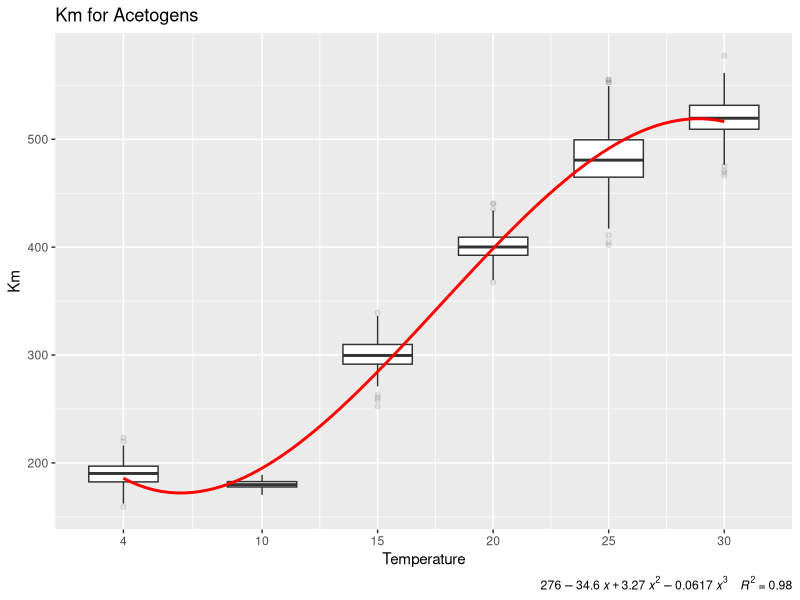
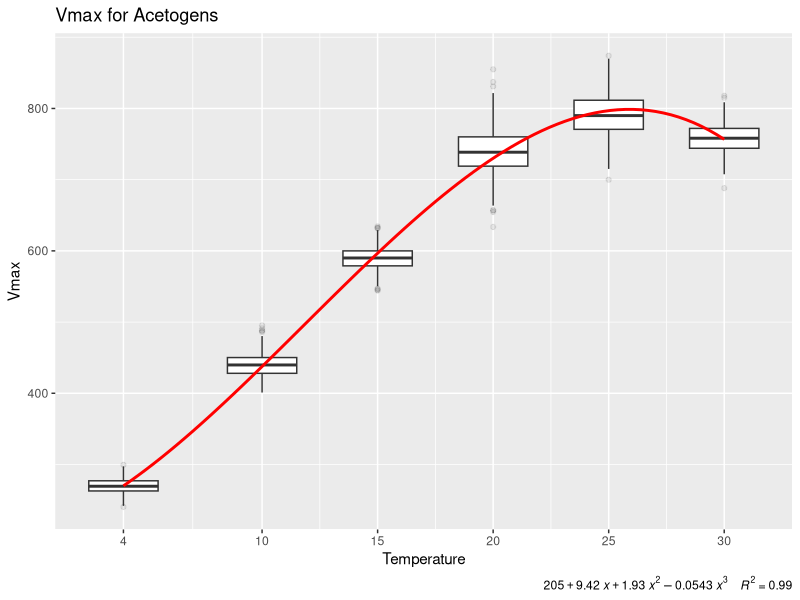
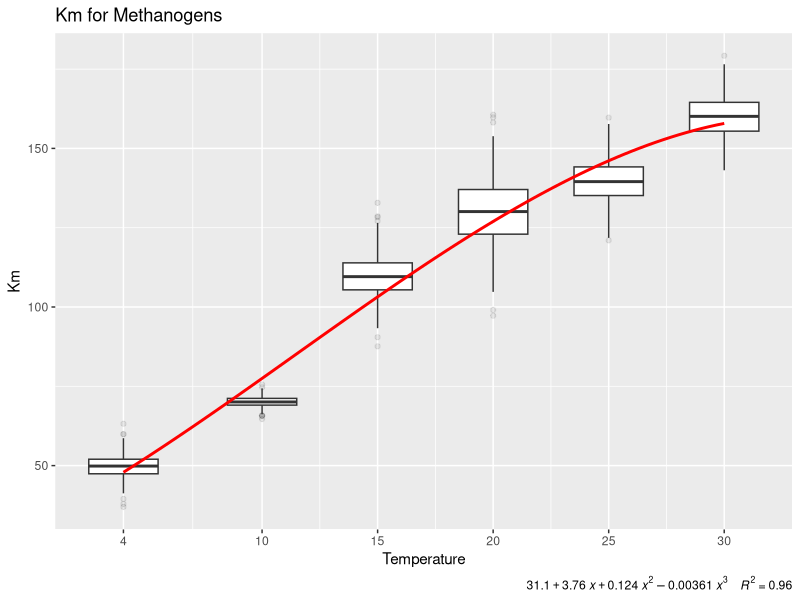
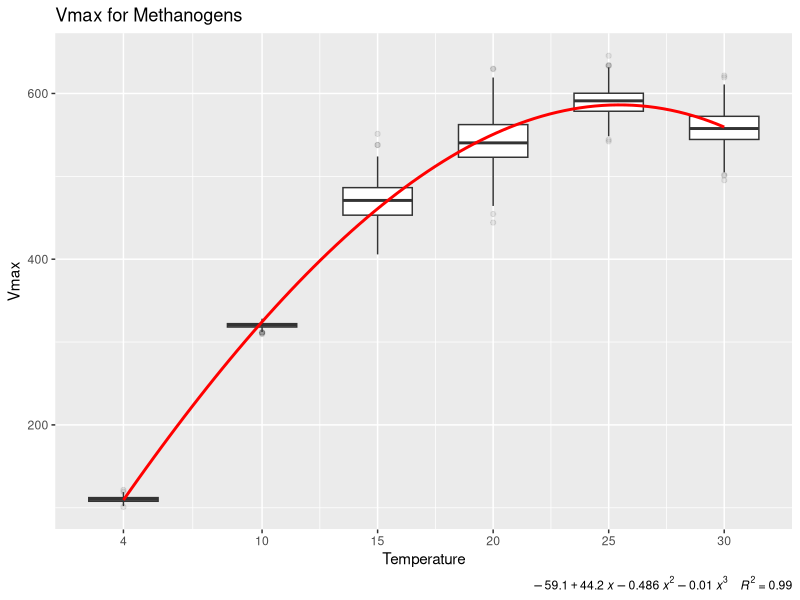

Write R code to recreate these figures, in order.

try({
suppressMessages(library(reshape,quietly = T))
suppressMessages(library(dplyr,quietly = T))
suppressMessages(library(polynom,quietly = T))
suppressMessages(library(ggplot2,quietly = T))
#suppressMessages(library(cowplot,quietly = T))
},silent = T)
# 

Meth_dat <- read.csv("data/Methanogen_MSB_kinetics.csv",sep=",",row.names = NULL) %>% as.data.frame()
Aceto_dat <- read.csv("data/Acetogen_bakii_kinetics.csv",sep=",",row.names = NULL) %>% as.data.frame()

#sample size
sampl <- 500
font_size <- 4

# Acetogens ---------------------------------------------------------------

#Vmax
vmax_T4 <- round(rnorm(sampl,mean=Aceto_dat$vmax_Mean[Aceto_dat$Temperature==4],sd=Aceto_dat$vmax_SE[Aceto_dat$Temperature==4]/3),2)
vmax_T10 <- round(rnorm(sampl,mean=Aceto_dat$vmax_Mean[Aceto_dat$Temperature==10],sd=Aceto_dat$vmax_SE[Aceto_dat$Temperature==10]/3),2)
vmax_T15 <- round(rnorm(sampl,mean=Aceto_dat$vmax_Mean[Aceto_dat$Temperature==15],sd=Aceto_dat$vmax_SE[Aceto_dat$Temperature==15]/3),2)
vmax_T20 <- round(rnorm(sampl,mean=Aceto_dat$vmax_Mean[Aceto_dat$Temperature==20],sd=Aceto_dat$vmax_SE[Aceto_dat$Temperature==20]/3),2)
vmax_T25 <- round(rnorm(sampl,mean=Aceto_dat$vmax_Mean[Aceto_dat$Temperature==25],sd=Aceto_dat$vmax_SE[Aceto_dat$Temperature==25]/3),2)
vmax_T30 <- round(rnorm(sampl,mean=Aceto_dat$vmax_Mean[Aceto_dat$Temperature==30],sd=Aceto_dat$vmax_SE[Aceto_dat$Temperature==30]/3),2)
df_vmax <- data.frame(vmax_T4,vmax_T10,vmax_T15,vmax_T20,vmax_T25,vmax_T30)
DF_Aceto_vmax <- suppressMessages(melt(df_vmax)); DF_Aceto_vmax$variable <- as.character(DF_Aceto_vmax$variable)
DF_Aceto_vmax <- DF_Aceto_vmax %>% dplyr::rename(Temperature=variable, Vmax=value)
for(i in 1:dim(DF_Aceto_vmax)[1]){
  if(DF_Aceto_vmax$Temperature[i]=="vmax_T4") DF_Aceto_vmax$Temperature[i] <- as.numeric(4)
  if(DF_Aceto_vmax$Temperature[i]=="vmax_T10") DF_Aceto_vmax$Temperature[i] <- as.numeric(10)
  if(DF_Aceto_vmax$Temperature[i]=="vmax_T15") DF_Aceto_vmax$Temperature[i] <- as.numeric(15)
  if(DF_Aceto_vmax$Temperature[i]=="vmax_T20") DF_Aceto_vmax$Temperature[i] <- as.numeric(20)
  if(DF_Aceto_vmax$Temperature[i]=="vmax_T25") DF_Aceto_vmax$Temperature[i] <- as.numeric(25)
  if(DF_Aceto_vmax$Temperature[i]=="vmax_T30") DF_Aceto_vmax$Temperature[i] <- as.numeric(30)}
DF_Aceto_vmax$Temperature <- as.numeric(DF_Aceto_vmax$Temperature)
#Plot and Fit
fit_Aceto_vmax <<- lm(Vmax ~ poly(Temperature, 3,raw = T), DF_Aceto_vmax)
assign("fit_Aceto_vmax",fit_Aceto_vmax,envir = globalenv())
fit_Aceto_vmax_txt <- as.character(signif(as.polynomial(coef(fit_Aceto_vmax)), 3))
fit_Aceto_vmax_lbl <- paste(gsub("x", "~italic(x)", fit_Aceto_vmax_txt, fixed = TRUE),paste("italic(R)^2",
                       format(summary(fit_Aceto_vmax)$r.squared,digits = 2), sep = "~`=`~"),sep = "~~~~")
predict(fit_Aceto_vmax,data.frame(Temperature=30))
try({
Aceto_vmax_p <- ggplot(DF_Aceto_vmax,aes(Temperature,Vmax)) +
  geom_boxplot(aes(group = reshape::round_any(Temperature,5,floor)), outlier.alpha = 0.1) +
  scale_x_continuous(breaks = c(4,10,15,20,25,30)) + 
  stat_smooth(method="lm", se=TRUE, fill=NA,formula = y ~ poly(x, 3,raw = T), colour="red") +
  ggtitle("Vmax for Acetogens") + labs(caption = parse(text=fit_Aceto_vmax_lbl))
},silent=T)

#Km
km_T4 <- round(rnorm(sampl,mean=Aceto_dat$km_Mean[Aceto_dat$Temperature==4],sd=Aceto_dat$km_SE[Aceto_dat$Temperature==4]/3),2)
km_T10 <- round(rnorm(sampl,mean=Aceto_dat$km_Mean[Aceto_dat$Temperature==10],sd=Aceto_dat$km_SE[Aceto_dat$Temperature==10]/3),2)
km_T15 <- round(rnorm(sampl,mean=Aceto_dat$km_Mean[Aceto_dat$Temperature==15],sd=Aceto_dat$km_SE[Aceto_dat$Temperature==15]/3),2)
km_T20 <- round(rnorm(sampl,mean=Aceto_dat$km_Mean[Aceto_dat$Temperature==20],sd=Aceto_dat$km_SE[Aceto_dat$Temperature==20]/3),2)
km_T25 <- round(rnorm(sampl,mean=Aceto_dat$km_Mean[Aceto_dat$Temperature==25],sd=Aceto_dat$km_SE[Aceto_dat$Temperature==25]/3),2)
km_T30 <- round(rnorm(sampl,mean=Aceto_dat$km_Mean[Aceto_dat$Temperature==30],sd=Aceto_dat$km_SE[Aceto_dat$Temperature==30]/3),2)
df_km <- data.frame(km_T4,km_T10,km_T15,km_T20,km_T25,km_T30)
DF_Aceto_km <- suppressMessages(melt(df_km)); DF_Aceto_km$variable <- as.character(DF_Aceto_km$variable)
DF_Aceto_km <- DF_Aceto_km %>% dplyr::rename(Temperature=variable, Km=value)
for(i in 1:dim(DF_Aceto_km)[1]){
  if(DF_Aceto_km$Temperature[i]=="km_T4") DF_Aceto_km$Temperature[i] <- as.numeric(4)
  if(DF_Aceto_km$Temperature[i]=="km_T10") DF_Aceto_km$Temperature[i] <- as.numeric(10)
  if(DF_Aceto_km$Temperature[i]=="km_T15") DF_Aceto_km$Temperature[i] <- as.numeric(15)
  if(DF_Aceto_km$Temperature[i]=="km_T20") DF_Aceto_km$Temperature[i] <- as.numeric(20)
  if(DF_Aceto_km$Temperature[i]=="km_T25") DF_Aceto_km$Temperature[i] <- as.numeric(25)
  if(DF_Aceto_km$Temperature[i]=="km_T30") DF_Aceto_km$Temperature[i] <- as.numeric(30)}
DF_Aceto_km$Temperature <- as.numeric(DF_Aceto_km$Temperature)
#Plot and Fit
fit_Aceto_km <<- lm(Km ~ poly(Temperature, 3,raw = T), DF_Aceto_km)
assign("fit_Aceto_km",fit_Aceto_km,envir = globalenv())
fit_Aceto_km_txt <- as.character(signif(as.polynomial(coef(fit_Aceto_km)), 3))
fit_Aceto_km_lbl <- paste(gsub("x", "~italic(x)", fit_Aceto_km_txt, fixed = TRUE),paste("italic(R)^2",
                       format(summary(fit_Aceto_km)$r.squared,digits = 2), sep = "~`=`~"),sep = "~~~~")
try({
Aceto_km_p <- ggplot(DF_Aceto_km,aes(Temperature,Km)) +
  geom_boxplot(aes(group = reshape::round_any(Temperature,5,floor)), outlier.alpha = 0.1) +
  scale_x_continuous(breaks = c(4,10,15,20,25,30)) + 
  stat_smooth(method="lm", se=TRUE, fill=NA,formula = y ~ poly(x, 3,raw = T), colour="red") +
  ggtitle("Km for Acetogens") +labs(caption = parse(text=fit_Aceto_km_lbl))
},silent=T)

# Methanogens -------------------------------------------------------------

#vmax
vmax_T4 <- round(rnorm(sampl,mean=Meth_dat$vmax_Mean[Meth_dat$Temperature==4],sd=Meth_dat$vmax_SE[Meth_dat$Temperature==4]/3),2)
vmax_T10 <- round(rnorm(sampl,mean=Meth_dat$vmax_Mean[Meth_dat$Temperature==10],sd=Meth_dat$vmax_SE[Meth_dat$Temperature==10]/3),2)
vmax_T15 <- round(rnorm(sampl,mean=Meth_dat$vmax_Mean[Meth_dat$Temperature==15],sd=Meth_dat$vmax_SE[Meth_dat$Temperature==15]/3),2)
vmax_T20 <- round(rnorm(sampl,mean=Meth_dat$vmax_Mean[Meth_dat$Temperature==20],sd=Meth_dat$vmax_SE[Meth_dat$Temperature==20]/3),2)
vmax_T25 <- round(rnorm(sampl,mean=Meth_dat$vmax_Mean[Meth_dat$Temperature==25],sd=Meth_dat$vmax_SE[Meth_dat$Temperature==25]/3),2)
vmax_T30 <- round(rnorm(sampl,mean=Meth_dat$vmax_Mean[Meth_dat$Temperature==30],sd=Meth_dat$vmax_SE[Meth_dat$Temperature==30]/3),2)
df_vmax <- data.frame(vmax_T4,vmax_T10,vmax_T15,vmax_T20,vmax_T25,vmax_T30)
DF_Meth_vmax <- suppressMessages(melt(df_vmax)); DF_Meth_vmax$variable <- as.character(DF_Meth_vmax$variable)
DF_Meth_vmax <- DF_Meth_vmax %>% dplyr::rename(Temperature=variable, Vmax=value)
for(i in 1:dim(DF_Meth_vmax)[1]){
  if(DF_Meth_vmax$Temperature[i]=="vmax_T4") DF_Meth_vmax$Temperature[i] <- as.numeric(4)
  if(DF_Meth_vmax$Temperature[i]=="vmax_T10") DF_Meth_vmax$Temperature[i] <- as.numeric(10)
  if(DF_Meth_vmax$Temperature[i]=="vmax_T15") DF_Meth_vmax$Temperature[i] <- as.numeric(15)
  if(DF_Meth_vmax$Temperature[i]=="vmax_T20") DF_Meth_vmax$Temperature[i] <- as.numeric(20)
  if(DF_Meth_vmax$Temperature[i]=="vmax_T25") DF_Meth_vmax$Temperature[i] <- as.numeric(25)
  if(DF_Meth_vmax$Temperature[i]=="vmax_T30") DF_Meth_vmax$Temperature[i] <- as.numeric(30)}
DF_Meth_vmax$Temperature <- as.numeric(DF_Meth_vmax$Temperature)
#Plot and Fit
fit_Meth_vmax <<- lm(Vmax ~ poly(Temperature, 3,raw = T), DF_Meth_vmax)
assign("fit_Meth_vmax",fit_Meth_vmax,envir = globalenv())
fit_Meth_vmax_txt <- as.character(signif(as.polynomial(coef(fit_Meth_vmax)), 3))
fit_Meth_vmax_lbl <- paste(gsub("x", "~italic(x)", fit_Meth_vmax_txt, fixed = TRUE),paste("italic(R)^2",
                     format(summary(fit_Meth_vmax)$r.squared,digits = 2), sep = "~`=`~"),sep = "~~~~")
try({
Meth_vmax_p <- ggplot(DF_Meth_vmax,aes(Temperature,Vmax)) +
  geom_boxplot(aes(group = reshape::round_any(Temperature,5,floor)), outlier.alpha = 0.1) +
  scale_x_continuous(breaks = c(4,10,15,20,25,30)) + 
  stat_smooth(method="lm", se=TRUE, fill=NA,formula = y ~ poly(x, 3,raw = T), colour="red") +
  ggtitle("Vmax for Methanogens") +labs(caption = parse(text=fit_Meth_vmax_lbl))
},silent=T)

#km
km_T4 <- round(rnorm(sampl,mean=Meth_dat$km_Mean[Meth_dat$Temperature==4],sd=Meth_dat$km_SE[Meth_dat$Temperature==4]/3),2)
km_T10 <- round(rnorm(sampl,mean=Meth_dat$km_Mean[Meth_dat$Temperature==10],sd=Meth_dat$km_SE[Meth_dat$Temperature==10]/3),2)
km_T15 <- round(rnorm(sampl,mean=Meth_dat$km_Mean[Meth_dat$Temperature==15],sd=Meth_dat$km_SE[Meth_dat$Temperature==15]/3),2)
km_T20 <- round(rnorm(sampl,mean=Meth_dat$km_Mean[Meth_dat$Temperature==20],sd=Meth_dat$km_SE[Meth_dat$Temperature==20]/3),2)
km_T25 <- round(rnorm(sampl,mean=Meth_dat$km_Mean[Meth_dat$Temperature==25],sd=Meth_dat$km_SE[Meth_dat$Temperature==25]/3),2)
km_T30 <- round(rnorm(sampl,mean=Meth_dat$km_Mean[Meth_dat$Temperature==30],sd=Meth_dat$km_SE[Meth_dat$Temperature==30]/3),2)
df_km <- data.frame(km_T4,km_T10,km_T15,km_T20,km_T25,km_T30)
DF_Meth_km <- suppressMessages(melt(df_km)); DF_Meth_km$variable <- as.character(DF_Meth_km$variable)
DF_Meth_km <- DF_Meth_km %>% dplyr::rename(Temperature=variable, Km=value)
for(i in 1:dim(DF_Meth_km)[1]){
  if(DF_Meth_km$Temperature[i]=="km_T4") DF_Meth_km$Temperature[i] <- as.numeric(4)
  if(DF_Meth_km$Temperature[i]=="km_T10") DF_Meth_km$Temperature[i] <- as.numeric(10)
  if(DF_Meth_km$Temperature[i]=="km_T15") DF_Meth_km$Temperature[i] <- as.numeric(15)
  if(DF_Meth_km$Temperature[i]=="km_T20") DF_Meth_km$Temperature[i] <- as.numeric(20)
  if(DF_Meth_km$Temperature[i]=="km_T25") DF_Meth_km$Temperature[i] <- as.numeric(25)
  if(DF_Meth_km$Temperature[i]=="km_T30") DF_Meth_km$Temperature[i] <- as.numeric(30)}
DF_Meth_km$Temperature <- as.numeric(DF_Meth_km$Temperature)
#Plot and Fit
fit_Meth_km <<- lm(Km ~ poly(Temperature, 3,raw = T), DF_Meth_km)
assign("fit_Meth_km",fit_Meth_km,envir = globalenv())
fit_Meth_km_txt <- as.character(signif(as.polynomial(coef(fit_Meth_km)), 3))
fit_Meth_km_lbl <- paste(gsub("x", "~italic(x)", fit_Meth_km_txt, fixed = TRUE),paste("italic(R)^2",
                      format(summary(fit_Meth_km)$r.squared,digits = 2), sep = "~`=`~"),sep = "~~~~")
try({
Meth_km_p <- ggplot(DF_Meth_km,aes(Temperature,Km)) +
  geom_boxplot(aes(group = reshape::round_any(Temperature,5,floor)), outlier.alpha = 0.1) +
  scale_x_continuous(breaks = c(4,10,15,20,25,30)) + 
  stat_smooth(method="lm", se=TRUE, fill=NA,formula = y ~ poly(x, 3,raw = T), colour="red") +
  ggtitle("Km for Methanogens") +labs(caption = parse(text=fit_Meth_km_lbl))
},silent=T)
rm("i")
# Relavent Parameters
# Acetogens
# Vmax
coef_Aceto_vmax <<- coef(fit_Aceto_vmax)
Intercept_Aceto_vmax <<- as.numeric(coef_Aceto_vmax[1])
a_Aceto_vmax <<- as.numeric(coef_Aceto_vmax[2])
b_Aceto_vmax <<- as.numeric(coef_Aceto_vmax[3])
c_Aceto_vmax <<- as.numeric(coef_Aceto_vmax[4])
# Km
coef_Aceto_km <<- coef(fit_Aceto_km)
Intercept_Aceto_km <<- as.numeric(coef_Aceto_km[1])
a_Aceto_km <<- as.numeric(coef_Aceto_km[2])
b_Aceto_km <<- as.numeric(coef_Aceto_km[3])
c_Aceto_km <<- as.numeric(coef_Aceto_km[4])
# Methanogens
# Vmax
coef_Meth_vmax <<- coef(fit_Meth_vmax)
Intercept_Meth_vmax <<- as.numeric(coef_Meth_vmax[1])
a_Meth_vmax <<- as.numeric(coef_Meth_vmax[2])
b_Meth_vmax <<- as.numeric(coef_Meth_vmax[3])
c_Meth_vmax <<- as.numeric(coef_Meth_vmax[4])
# Km
coef_Meth_km <<- coef(fit_Meth_km)
Intercept_Meth_km <<- as.numeric(coef_Meth_km[1])
a_Meth_km <<- as.numeric(coef_Meth_km[2])
b_Meth_km <<- as.numeric(coef_Meth_km[3])
c_Meth_km <<- as.numeric(coef_Meth_km[4])

#plot all 4 graphs
#multiplot(Aceto_vmax_p,Aceto_km_p,Meth_vmax_p,Meth_km_p,cols=2)
